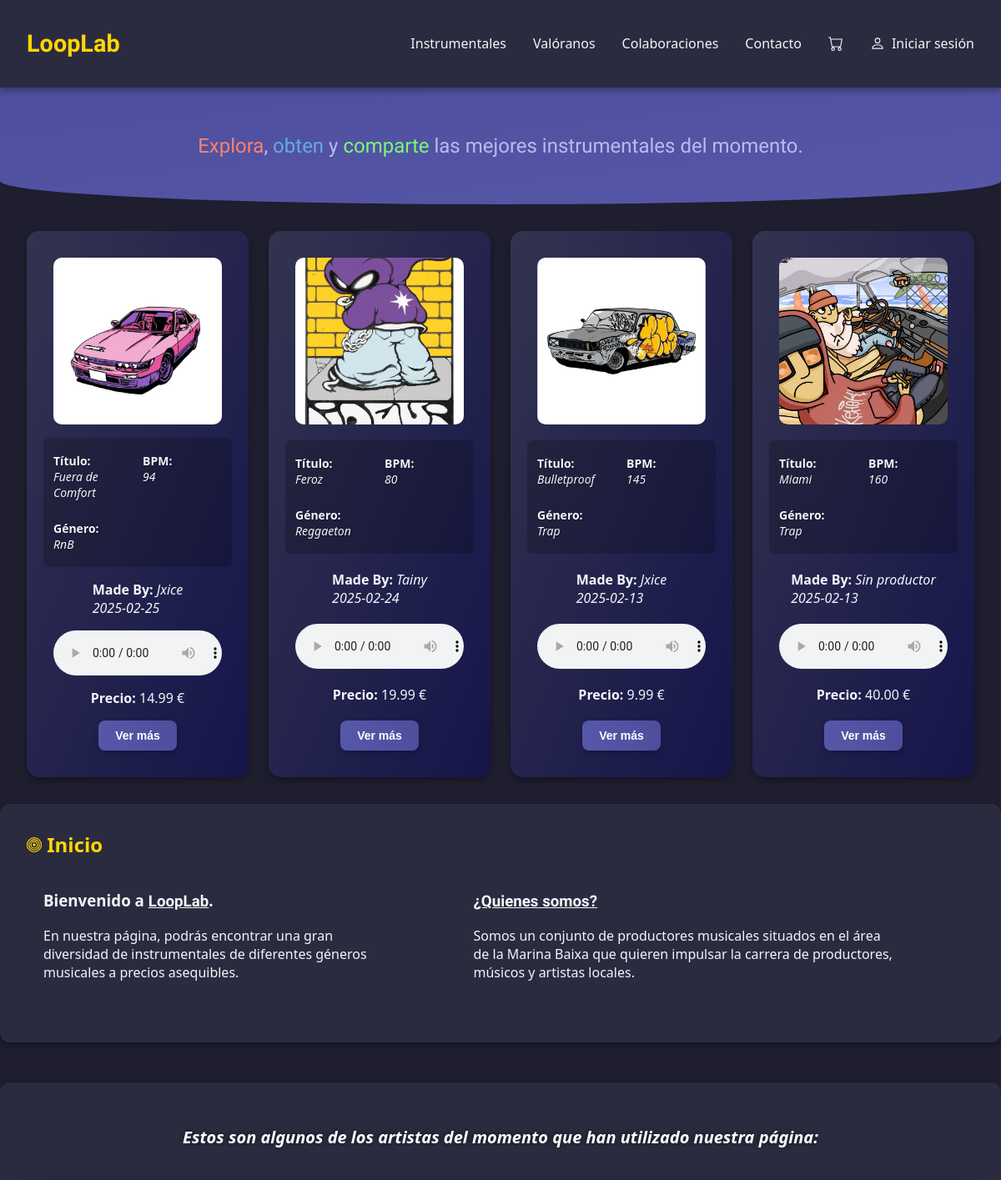
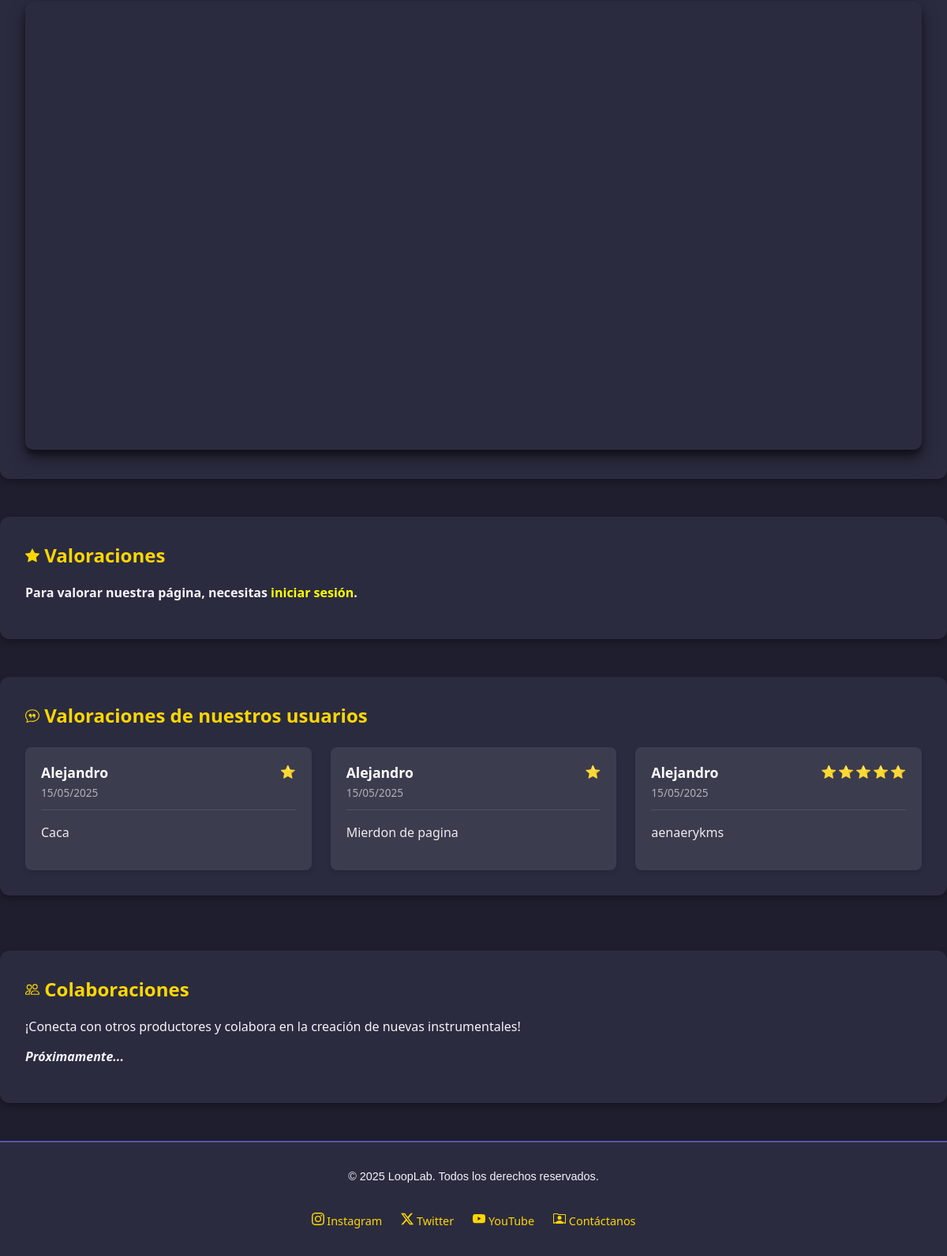
Before: /public/instrumentales/index.php with the older database file (2 pictures, top to bottom).
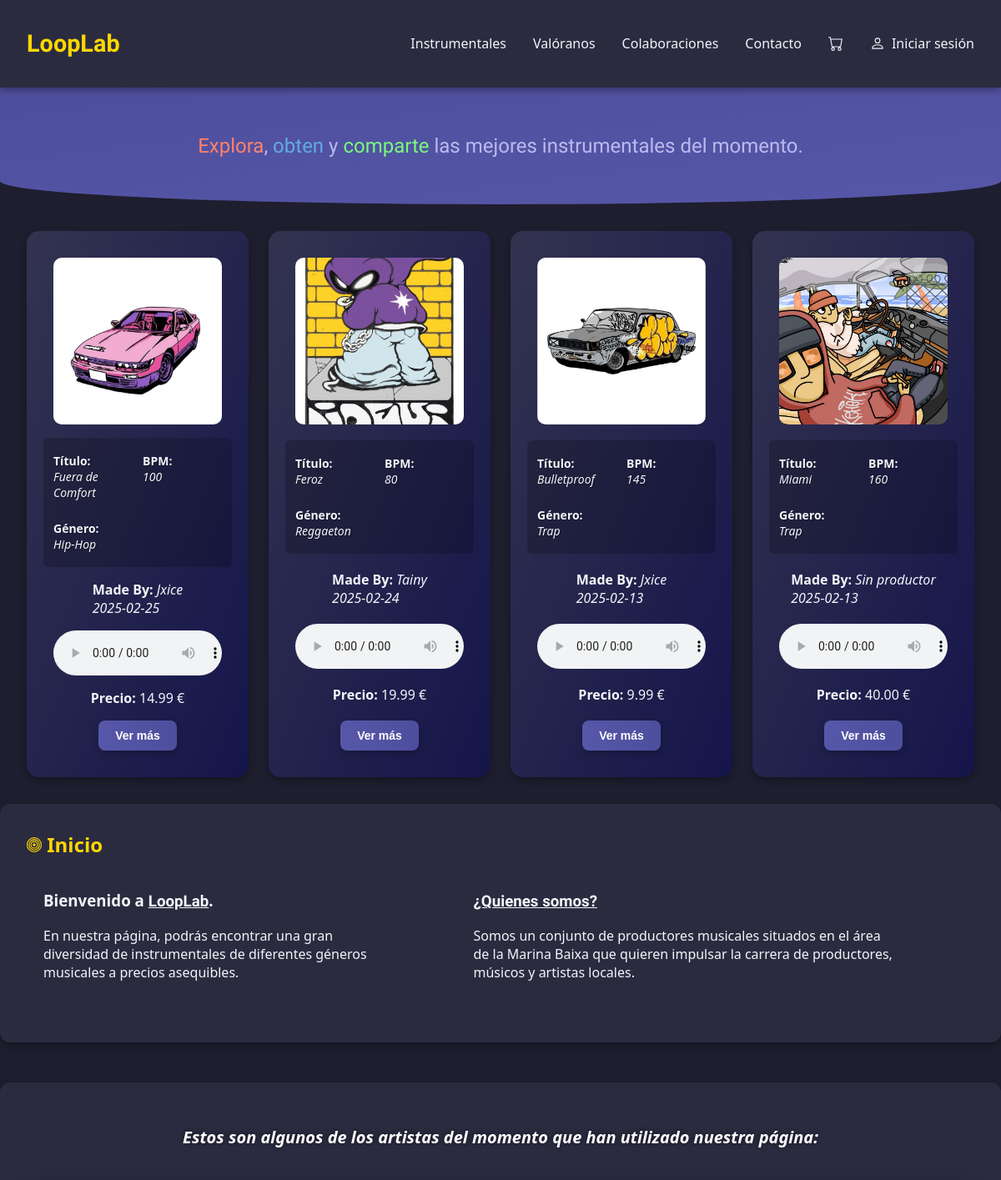
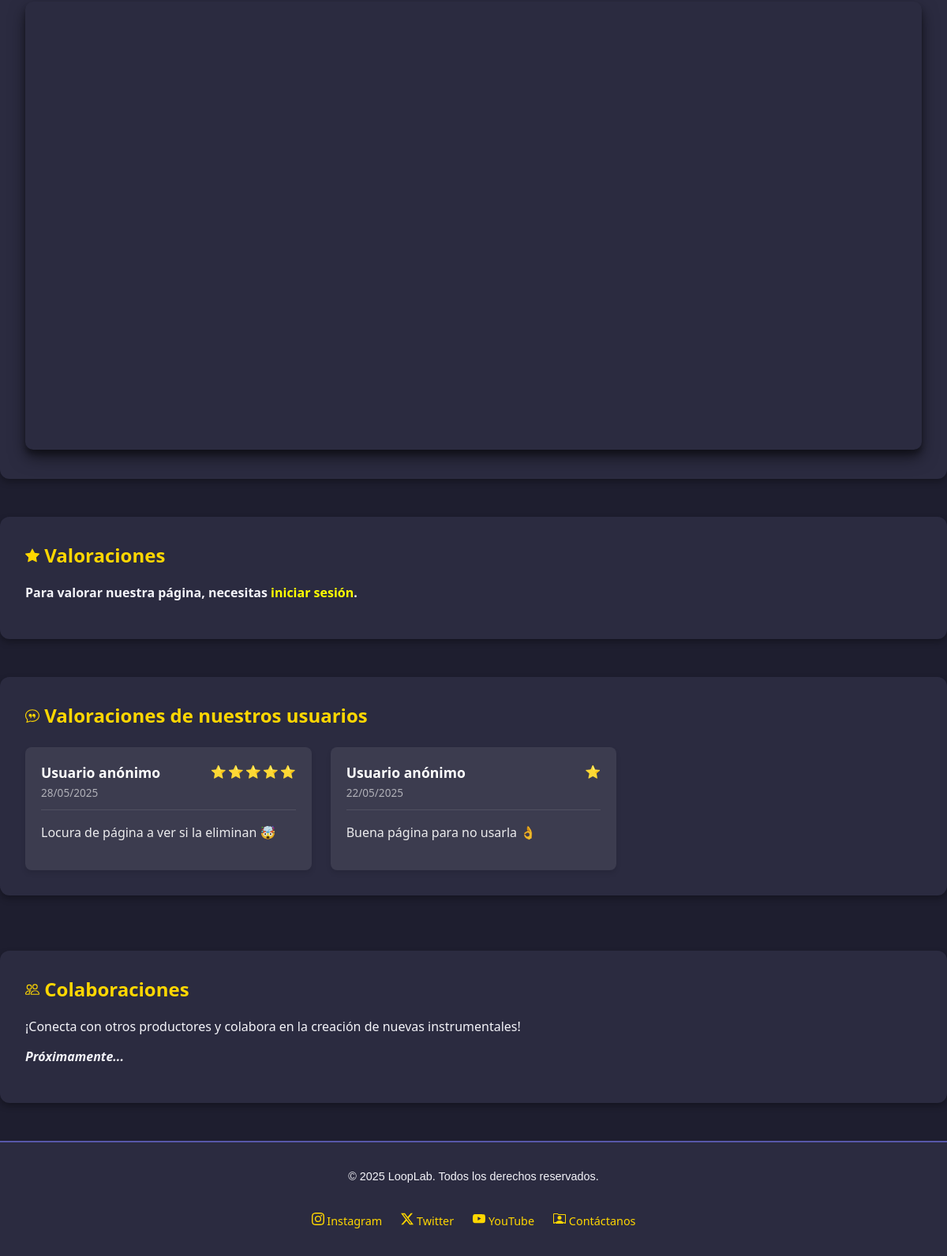
After: the same page with the newer database file (2 pictures, top to bottom).
### tables this page shows
CREATE TABLE `instrumentales` (
  `id` int(11) NOT NULL,
  `titulo` varchar(255) DEFAULT NULL,
  `bpm` int(11) DEFAULT NULL,
  `fecha_creacion` date DEFAULT current_timestamp(),
  `id_productor` int(11) DEFAULT NULL,
  `imagen` text NOT NULL,
  `audio` text DEFAULT NULL,
  `precio` decimal(4,2) NOT NULL
);

CREATE TABLE `genero_musical` (
  `id` int(11) NOT NULL,
  `nombre` varchar(255) DEFAULT NULL
);

CREATE TABLE `productores` (
  `id` int(11) NOT NULL,
  `nombre` varchar(50) DEFAULT NULL
);

CREATE TABLE `valoraciones` (
  `id` int(11) NOT NULL,
  `comentario` text DEFAULT NULL,
  `fecha_valoracion` date DEFAULT current_timestamp(),
  `num_valoracion` int(11) DEFAULT NULL,
  `id_usuario` int(11) DEFAULT NULL
);

CREATE TABLE `usuarios` (
  `id` int(11) NOT NULL,
  `nombre` varchar(255) DEFAULT NULL,
  `email` varchar(100) DEFAULT NULL,
  `password` varchar(255) DEFAULT NULL,
  `role` enum('admin','user') NOT NULL,
  `fecha_creacion` date DEFAULT current_timestamp()
);

### app/Core/Response.php (called while the page is built, shortened)
<?php
class Response
{
    public static function view(string $view, array $data = []): void
    {
        extract($data);
        $content = self::loadView($view, $data);
    }
    public static function loadView(string $view, array $data = []): string
    {
        $filePath = self::getViewPath($view);
        extract($data);
        require $filePath;
        $html = ob_get_clean();
        return $html;
    }
    private static function getViewPath(string $view): string
    {
        $ds = DIRECTORY_SEPARATOR;
        $basePath = __DIR__ . "{$ds}..{$ds}..{$ds}resources{$ds}views{$ds}";
        $viewPath = str_replace('.', $ds, $view);
        $phpPath = $basePath . "{$viewPath}.php";
        if (file_exists($phpPath)) {
            return $phpPath;
        }
        throw new \RuntimeException("La vista '{$view}' no fue encontrada.");
    }
}

### app/Core/helpers.php (called while the page is built, shortened)
<?php
function request(): Request
{
    static $instance = null;
    if ($instance === null) {
        $instance = new Request();
    }
    return $instance;
}
function session(): Session
{
    static $instance = null;
    if ($instance === null) {
        $instance = new Session();
    }
    return $instance;
}
function view(string $view, array $data = []): void
{
    Response::view($view, $data);
}

### app/Http/Controllers/InstrumentalController.php (called while the page is built, shortened)
<?php
class InstrumentalController
{
    public function index(): void
    {
        $instrumentales = Instrumental::orderBy('fecha_creacion', 'DESC')->limit(4)->get();
        $valoraciones = Valoracion::orderBy('fecha_valoracion', 'DESC')->get();
        view('instrumentales.index', [
            'instrumentales' => $instrumentales,
            'valoraciones' => $valoraciones
        ]);
    }
}

### public/instrumentales/index.php (called while the page is built, shortened)
<?php
require_once __DIR__ . "/../../app/Http/Controllers/InstrumentalController.php";
try{
    (new InstrumentalController())->index();
} catch (Exception $e) {
    ErrorHandler::handle($e);
}

### app/Core/Model.php (called while the page is built, shortened)
<?php
abstract class Model
{
    protected static string $table;
    protected static array $fillable;
    protected static array $aggregates;
    protected static array $pivots;
    protected static array $relations;
    public function __get($propiedad)
    {
        if (method_exists($this, $propiedad) && in_array($propiedad, static::$relations ?? [])) {
            $resultado = $this->$propiedad();
            return $this->$propiedad = $resultado;
        }
        return null;
    }
    public static function getTable(){
        return static::$table ?? "";
    }
    public static function getFillable(){
        return static::$fillable ?? [];
    }
    public static function getAggregates(){
        return static::$aggregates ?? [];
    }
    public static function getPivots(){
        return static::$pivots ?? [];
    }
    public static function orderBy(string $column, string $direction = "ASC"): QueryBuilder
    {
        $qb = new QueryBuilder(static::class);
        return $qb->orderBy($column, $direction);
    }
    public static function find($id): ?static
    {
        $id = (int) $id;
        $sql = "SELECT * FROM " . static::$table . " WHERE id = ?";
        $params = [$id];
        $result = DB::selectOne(static::class, $sql, $params);
        return $result;
    }
}

### app/Core/QueryBuilder.php (called while the page is built, shortened)
<?php
class QueryBuilder {
    private string $modelName;
    private string $table;
    private string $orderByClause = "";
    private int $limit = 0;
    private ?string $sql;
    private array $params;
    private bool $namedPlaceholders = true;
    public function __construct(string $modelName, ?string $sql = null, array $params = []) {
        $this->modelName = $modelName;
        $this->table = $modelName::getTable();
        $this->sql = $sql;
        $this->params = $params;
        $this->namedPlaceholders = empty($params) || !array_is_list($params);
    }
    public function orderBy(string $column, string $direction = "ASC"): self {
        $allowedDirections = ["ASC", "DESC"];
        $this->orderByClause = " ORDER BY $column $direction";
        return $this;
    }
    public function limit(int $limit): self {
        $this->limit = $limit;
        return $this;
    }
    private function build(): void
    {
        if(!$this->sql)
            $this->sql = "SELECT * FROM {$this->table}";
        if ($this->orderByClause) {
            $this->sql .= $this->orderByClause;
        }
        if ($this->limit > 0) {
            if($this->namedPlaceholders){
                $this->sql .= " LIMIT :limit";
                $this->params[':limit'] = $this->limit;
            } else {
                $this->sql .= " LIMIT ?";
                $this->params[] = $this->limit;
            }
        }
    }
    public function get(): array {
        return DB::select($this->modelName, $this->sql, $this->params);
    }
}

### app/Core/DB.php (called while the page is built, shortened)
<?php
class DB
{
    private static ?\PDO $connection = null;
    public static function connection(): \PDO
    {
        if (self::$connection === null) {
            $dbHost = DB_HOST;
            $dbName = DB_NAME;
            $dbUser = DB_USER;
            $dbPass = DB_PASS;
            $dsn = "mysql:host=$dbHost;dbname=$dbName;charset=utf8mb4";
            self::$connection = new \PDO($dsn, $dbUser, $dbPass);
        }
        return self::$connection;
    }
    public static function select(string $modelName, string $sql, array $params = []): array
    {
        $stmt = self::prepare($sql, $params);
        $stmt->execute();
        $models = [];
        while ($row = $stmt->fetch(\PDO::FETCH_ASSOC)) {
            $model = new $modelName();
            $model->id = $row['id'];
            foreach ($model::getFillable() as $field) {
                if (isset($row[$field])) {
                    $model->$field = $row[$field];
                }
            }
            $models[] = $model;
        }
        return $models;
    }
    public static function selectOne(string $modelName, string $sql, array $params = []): ?object
    {
        $models = DB::select($modelName, $sql, $params);
        return !empty($models) ? $models[0] : null;
    }
    private static function prepare(string $sql, array $params = []): \PDOStatement
    {
        $db = self::connection();
        $stmt = $db->prepare($sql);
        if (!empty($params)) {
            if (array_is_list($params)) {
                foreach ($params as $key => $value) {
                    $stmt->bindValue($key + 1, $value, is_int($value) ? \PDO::PARAM_INT : \PDO::PARAM_STR);
                }
            } else {
                foreach ($params as $key => $value) {
                    $stmt->bindValue($key, $value, is_int($value) ? \PDO::PARAM_INT : \PDO::PARAM_STR);
                }
            }
        }
        return $stmt;
    }
}

### app/Models/Instrumental.php (called while the page is built, shortened)
<?php
class Instrumental extends Model
{
    public function productor(): ?Productor
    {
        $sql = "SELECT p.*
                FROM productores p
                JOIN instrumentales i ON p.id = i.id_productor
                WHERE i.id = ?";
        $params = [$this->id];
        return DB::selectOne(Productor::class, $sql, $params);
    }
    public function genero(): ?Genero
    {
        $sql = "SELECT gm.*
                FROM genero_musical gm
                JOIN pertenecer p ON gm.id = p.id_genero
                WHERE p.id_instrumental = ?";
        $params = [$this->id];
        return DB::selectOne(Genero::class, $sql, $params);
    }
}

### app/Core/Session.php (called while the page is built, shortened)
<?php
class Session {
    public function get(string $key, $default = null) {
        return $_SESSION[$key] ?? $default;
    }
}

### app/Core/Auth.php (called while the page is built, shortened)
<?php
class Auth {
    public static function user(): ?array {
        return session()->get('user');
    }
    public static function check(): bool {
        return self::user() !== null;
    }
}

### app/Models/Valoracion.php (called while the page is built, shortened)
<?php
class Valoracion extends Model
{
    public function usuario()
    {
        if (!isset($this->id_usuario) || $this->id_usuario === null) {
            return null;
        }
        return Usuario::find($this->id_usuario);
    }
}

### resources/views/instrumentales/index.php (the view, shortened to what the changed rows need)
<div class="instrumentales">
  <?php if (count($instrumentales)): ?>
    <?php foreach ($instrumentales as $instrumental) : ?>
      <div class="instrumental">
        <img src="<?= '../' . htmlspecialchars($instrumental->imagen); ?>" alt="Imagen de la instrumental no encontrada." class="instrumental-img">
        <ul class="details">
          <li><strong>Título:</strong> <br><i><?= $instrumental->titulo; ?></i></li>
          <li><strong>BPM:</strong> <br><i><?= $instrumental->bpm; ?></i></li>
          <?php $genero = $instrumental->genero;
          ?>
          <li><strong>Género:</strong> <br><i><?= $genero?->nombre ?? 'Sin género'; ?></i></li>
        </ul>
        <p class="creator-date">
          <?php $productor = $instrumental->productor(); ?>
          <strong>Made By:</strong> <i><?= $productor?->nombre ?? 'Sin productor'; ?></i><br>
          <i><?= $instrumental->fecha_creacion; ?></i>
        </p>
        <audio controls class="custom-audio" oncontextmenu="return false;">
          <source src="<?= '../' . $instrumental->audio; ?>" type="audio/mp3">
        </audio>
        <div class="precio-carrito">
          <p><b>Precio:</b> <?= number_format($instrumental->precio, 2, '.', ''); ?> €</p>
        </div>
        <a href="<?php echo BASE_URL . '/instrumentales/instrumentales_index.php' ?>" class="btn-link">Ver más</a>
      </div>
    <?php endforeach; ?>
  <?php endif; ?>
</div>
<div class="container-div">
  <div class="container">
    <section id="inicio" class="section">
      <h2>
        Inicio
      </h2>
    </section>
  </div>
  <?php if (App\Core\Auth::check()): ?>
    <section id="valoraciones" class="section">
      <h2>
        <svg xmlns="http://www.w3.org/2000/svg" width="18" height="18" fill="currentColor" class="bi bi-star-fill" viewBox="0 0 16 16">
          <path d="M3.612 15.443c-.386.198-.824-.149-.746-.592l.83-4.73L.173 6.765c-.329-.314-.158-.888.283-.95l4.898-.696L7.538.792c.197-.39.73-.39.927 0l2.184 4.327 4.898.696c.441.062.612.636.282.95l-3.522 3.356.83 4.73c.078.443-.36.79-.746.592L8 13.187l-4.389 2.256z" />
        </svg>
        Valoraciones
      </h2>
      <form action="<?php echo BASE_URL . '/valoraciones/store.php' ?>" method="post">
        <p><b>¡Nos encantaría saber tu opinión acerca de nuestra página!</b></p>
        <?php if (session()->hasFlash('success')): ?>
          <div class="alert alert-success">
            <?php echo session()->getFlash('success'); ?>
          </div>
        <?php endif; ?>
        <?php if (session()->hasFlash('error')): ?>
          <div class="alert alert-error">
            <?php echo session()->getFlash('error'); ?>
          </div>
        <?php endif; ?>
        <label for="comentario">Escribe tu valoración:</label><br><br>
        <textarea id="comentario" name="comentario" rows="4" required></textarea><br><br><br>
        <label for="puntuacion">Puntuación:</label><br><br>
        <select id="puntuacion" name="puntuacion" required>
          <option value="1">⭐</option>
          <option value="2">⭐⭐</option>
          <option value="3">⭐⭐⭐</option>
          <option value="4">⭐⭐⭐⭐</option>
          <option value="5">⭐⭐⭐⭐⭐</option>
        </select><br><br><br>
        <button type="submit">Enviar Valoración</button>
      </form>
    </section>
  <?php else: ?>
    <section id="valoraciones" class="section">
      <h2>
        Valoraciones
      </h2>
    </section>
  <?php endif; ?>
  <section class="section">
    <h2>
      Valoraciones de nuestros usuarios
    </h2>
    <?php if (empty($valoraciones)): ?>
      <p>Aún no hay valoraciones. ¡Sé el primero en valorar nuestra página!</p>
    <?php else: ?>
      <div class="valoraciones-grid">
        <?php foreach ($valoraciones as $valoracion): ?>
          <div class="valoracion-card">
            <div class="valoracion-header">
              <div class="user-info">
                <strong><?= htmlspecialchars($valoracion->usuario()->nombre ?? 'Usuario anónimo') ?></strong>
                <span class="fecha"><?= date('d/m/Y', strtotime($valoracion->fecha_valoracion)) ?></span>
              </div>
              <div class="puntuacion">
                <?php for ($i = 0; $i < $valoracion->num_valoracion; $i++): ?>
                  <span class="estrella">⭐</span>
                <?php endfor; ?>
              </div>
            </div>
            <p class="comentario"><?= nl2br(htmlspecialchars($valoracion->comentario)) ?></p>
          </div>
        <?php endforeach; ?>
      </div>
    <?php endif; ?>
  </section>
  <br>
  <section id="colaboraciones" class="section">
    <h2>
      Colaboraciones
    </h2>
  </section>
</div>

Changed rows visible on the page:
removed valoraciones: id_usuario.nombre "Alejandro", fecha_valoracion "15/05/2025", num_valoracion 1 (drawn), comentario "Caca"
removed valoraciones: nombre "Alejandro", fecha_valoracion "15/05/2025", num_valoracion 1 (drawn), comentario "Mierdon de pagina"
removed valoraciones: nombre "Alejandro", fecha_valoracion "15/05/2025", num_valoracion 5 (drawn), comentario "aenaerykms"
changed instrumentales "Fuera de Comfort": bpm "94" → "100"; genero_musical.nombre "RnB" → "Hip-Hop"
added valoraciones: nombre "Usuario anónimo", fecha_valoracion "28/05/2025", num_valoracion 5 (drawn), comentario "Locura de página a ver si la eliminan 🤯"
added valoraciones: nombre "Usuario anónimo", fecha_valoracion "22/05/2025", num_valoracion 1 (drawn), comentario "Buena página para no usarla 👌"
